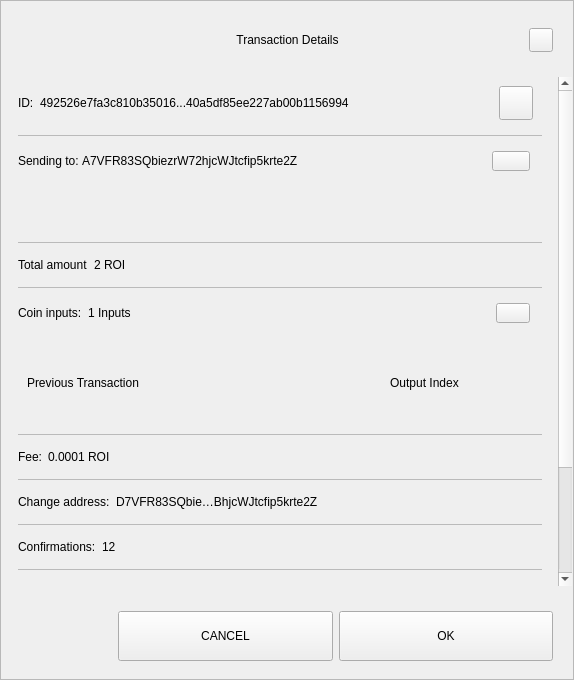
<?xml version="1.0" encoding="UTF-8"?>
<ui version="4.0">
 <class>TxDetailDialog</class>
 <widget class="QWidget" name="TxDetailDialog">
  <property name="geometry">
   <rect>
    <x>0</x>
    <y>0</y>
    <width>574</width>
    <height>680</height>
   </rect>
  </property>
  <property name="sizePolicy">
   <sizepolicy hsizetype="Preferred" vsizetype="Expanding">
    <horstretch>0</horstretch>
    <verstretch>0</verstretch>
   </sizepolicy>
  </property>
  <property name="minimumSize">
   <size>
    <width>574</width>
    <height>500</height>
   </size>
  </property>
  <property name="windowTitle">
   <string>Form</string>
  </property>
  <property name="styleSheet">
   <string notr="true"/>
  </property>
  <layout class="QVBoxLayout" name="verticalLayout_3">
   <property name="spacing">
    <number>0</number>
   </property>
   <property name="leftMargin">
    <number>0</number>
   </property>
   <property name="topMargin">
    <number>0</number>
   </property>
   <property name="rightMargin">
    <number>0</number>
   </property>
   <property name="bottomMargin">
    <number>0</number>
   </property>
   <item>
    <widget class="QFrame" name="frame">
     <property name="sizePolicy">
      <sizepolicy hsizetype="Preferred" vsizetype="Expanding">
       <horstretch>0</horstretch>
       <verstretch>0</verstretch>
      </sizepolicy>
     </property>
     <property name="styleSheet">
      <string notr="true"/>
     </property>
     <property name="frameShape">
      <enum>QFrame::StyledPanel</enum>
     </property>
     <property name="frameShadow">
      <enum>QFrame::Raised</enum>
     </property>
     <layout class="QVBoxLayout" name="verticalLayout">
      <property name="leftMargin">
       <number>0</number>
      </property>
      <property name="rightMargin">
       <number>0</number>
      </property>
      <item>
       <layout class="QHBoxLayout" name="horizontalLayout_3">
        <property name="spacing">
         <number>0</number>
        </property>
        <property name="leftMargin">
         <number>20</number>
        </property>
        <property name="topMargin">
         <number>10</number>
        </property>
        <property name="rightMargin">
         <number>20</number>
        </property>
        <item>
         <spacer name="horizontalSpacer_1">
          <property name="orientation">
           <enum>Qt::Horizontal</enum>
          </property>
          <property name="sizeHint" stdset="0">
           <size>
            <width>40</width>
            <height>20</height>
           </size>
          </property>
         </spacer>
        </item>
        <item>
         <widget class="QLabel" name="labelTitle">
          <property name="minimumSize">
           <size>
            <width>0</width>
            <height>40</height>
           </size>
          </property>
          <property name="maximumSize">
           <size>
            <width>16777215</width>
            <height>40</height>
           </size>
          </property>
          <property name="styleSheet">
           <string notr="true">padding-left:24px;</string>
          </property>
          <property name="text">
           <string>Transaction Details</string>
          </property>
          <property name="alignment">
           <set>Qt::AlignCenter</set>
          </property>
          <property name="margin">
           <number>7</number>
          </property>
         </widget>
        </item>
        <item>
         <spacer name="horizontalSpacer_2">
          <property name="orientation">
           <enum>Qt::Horizontal</enum>
          </property>
          <property name="sizeHint" stdset="0">
           <size>
            <width>40</width>
            <height>20</height>
           </size>
          </property>
         </spacer>
        </item>
        <item>
         <widget class="QPushButton" name="btnEsc">
          <property name="minimumSize">
           <size>
            <width>24</width>
            <height>24</height>
           </size>
          </property>
          <property name="maximumSize">
           <size>
            <width>24</width>
            <height>24</height>
           </size>
          </property>
          <property name="focusPolicy">
           <enum>Qt::NoFocus</enum>
          </property>
          <property name="text">
           <string/>
          </property>
         </widget>
        </item>
       </layout>
      </item>
      <item>
       <spacer name="verticalSpacer">
        <property name="orientation">
         <enum>Qt::Vertical</enum>
        </property>
        <property name="sizeType">
         <enum>QSizePolicy::Fixed</enum>
        </property>
        <property name="sizeHint" stdset="0">
         <size>
          <width>20</width>
          <height>10</height>
         </size>
        </property>
       </spacer>
      </item>
      <item>
       <widget class="QWidget" name="layoutScroll" native="true">
        <property name="minimumSize">
         <size>
          <width>0</width>
          <height>0</height>
         </size>
        </property>
        <layout class="QVBoxLayout" name="verticalLayout_4">
         <property name="leftMargin">
          <number>0</number>
         </property>
         <property name="topMargin">
          <number>0</number>
         </property>
         <property name="rightMargin">
          <number>0</number>
         </property>
         <item>
          <widget class="QScrollArea" name="scrollArea">
           <property name="styleSheet">
            <string notr="true">#scrollArea {
background:transparent;
}</string>
           </property>
           <property name="horizontalScrollBarPolicy">
            <enum>Qt::ScrollBarAlwaysOff</enum>
           </property>
           <property name="sizeAdjustPolicy">
            <enum>QAbstractScrollArea::AdjustIgnored</enum>
           </property>
           <property name="widgetResizable">
            <bool>true</bool>
           </property>
           <property name="alignment">
            <set>Qt::AlignLeading|Qt::AlignLeft|Qt::AlignTop</set>
           </property>
           <widget class="QWidget" name="scrollAreaWidgetContents">
            <property name="geometry">
             <rect>
              <x>0</x>
              <y>0</y>
              <width>556</width>
              <height>672</height>
             </rect>
            </property>
            <property name="autoFillBackground">
             <bool>false</bool>
            </property>
            <property name="styleSheet">
             <string notr="true">#scrollAreaWidgetContents {
background:transparent;
}</string>
            </property>
            <layout class="QVBoxLayout" name="verticalLayout_7">
             <property name="spacing">
              <number>0</number>
             </property>
             <property name="sizeConstraint">
              <enum>QLayout::SetDefaultConstraint</enum>
             </property>
             <property name="leftMargin">
              <number>0</number>
             </property>
             <property name="topMargin">
              <number>0</number>
             </property>
             <property name="rightMargin">
              <number>0</number>
             </property>
             <property name="bottomMargin">
              <number>0</number>
             </property>
             <item>
              <widget class="QWidget" name="content" native="true">
               <layout class="QVBoxLayout" name="verticalLayout_2">
                <property name="leftMargin">
                 <number>16</number>
                </property>
                <property name="topMargin">
                 <number>0</number>
                </property>
                <property name="rightMargin">
                 <number>16</number>
                </property>
                <item>
                 <widget class="QWidget" name="contentID" native="true">
                  <layout class="QHBoxLayout" name="horizontalLayout_12" stretch="0,1,0">
                   <property name="leftMargin">
                    <number>0</number>
                   </property>
                   <item>
                    <widget class="QLabel" name="labelId">
                     <property name="maximumSize">
                      <size>
                       <width>16777215</width>
                       <height>16777215</height>
                      </size>
                     </property>
                     <property name="text">
                      <string>ID:</string>
                     </property>
                    </widget>
                   </item>
                   <item>
                    <widget class="QLabel" name="textId">
                     <property name="text">
                      <string>492526e7fa3c810b35016...40a5df85ee227ab00b1156994</string>
                     </property>
                    </widget>
                   </item>
                   <item>
                    <widget class="QPushButton" name="pushCopy">
                     <property name="minimumSize">
                      <size>
                       <width>34</width>
                       <height>34</height>
                      </size>
                     </property>
                     <property name="maximumSize">
                      <size>
                       <width>34</width>
                       <height>34</height>
                      </size>
                     </property>
                     <property name="focusPolicy">
                      <enum>Qt::NoFocus</enum>
                     </property>
                     <property name="text">
                      <string/>
                     </property>
                     <property name="iconSize">
                      <size>
                       <width>24</width>
                       <height>24</height>
                      </size>
                     </property>
                    </widget>
                   </item>
                  </layout>
                 </widget>
                </item>
                <item>
                 <widget class="QLabel" name="labelDivider9">
                  <property name="maximumSize">
                   <size>
                    <width>16777215</width>
                    <height>1</height>
                   </size>
                  </property>
                  <property name="styleSheet">
                   <string notr="true">background-color:#bababa;</string>
                  </property>
                  <property name="text">
                   <string/>
                  </property>
                 </widget>
                </item>
                <item>
                 <widget class="QWidget" name="contentOutputs" native="true">
                  <layout class="QHBoxLayout" name="horizontalLayout_11" stretch="0,3,0">
                   <property name="spacing">
                    <number>0</number>
                   </property>
                   <property name="leftMargin">
                    <number>0</number>
                   </property>
                   <property name="rightMargin">
                    <number>12</number>
                   </property>
                   <item>
                    <widget class="QLabel" name="labelSend">
                     <property name="maximumSize">
                      <size>
                       <width>16777215</width>
                       <height>16777215</height>
                      </size>
                     </property>
                     <property name="text">
                      <string>Sending to: </string>
                     </property>
                    </widget>
                   </item>
                   <item>
                    <widget class="QLabel" name="textSend">
                     <property name="text">
                      <string>A7VFR83SQbiezrW72hjcWJtcfip5krte2Z </string>
                     </property>
                    </widget>
                   </item>
                   <item>
                    <widget class="QPushButton" name="pushOutputs">
                     <property name="minimumSize">
                      <size>
                       <width>34</width>
                       <height>20</height>
                      </size>
                     </property>
                     <property name="maximumSize">
                      <size>
                       <width>38</width>
                       <height>20</height>
                      </size>
                     </property>
                     <property name="focusPolicy">
                      <enum>Qt::NoFocus</enum>
                     </property>
                     <property name="styleSheet">
                      <string notr="true"/>
                     </property>
                     <property name="text">
                      <string/>
                     </property>
                    </widget>
                   </item>
                  </layout>
                 </widget>
                </item>
                <item>
                 <widget class="QScrollArea" name="outputsScrollArea">
                  <property name="minimumSize">
                   <size>
                    <width>0</width>
                    <height>50</height>
                   </size>
                  </property>
                  <property name="styleSheet">
                   <string notr="true">#outputsScrollArea {
background:transparent;
}</string>
                  </property>
                  <property name="widgetResizable">
                   <bool>true</bool>
                  </property>
                  <widget class="QWidget" name="container_outputs_base">
                   <property name="geometry">
                    <rect>
                     <x>0</x>
                     <y>0</y>
                     <width>522</width>
                     <height>48</height>
                    </rect>
                   </property>
                   <property name="styleSheet">
                    <string notr="true">#container_outputs_base {
background:transparent;
}</string>
                   </property>
                  </widget>
                 </widget>
                </item>
                <item>
                 <widget class="QLabel" name="labelDivider8">
                  <property name="maximumSize">
                   <size>
                    <width>16777215</width>
                    <height>1</height>
                   </size>
                  </property>
                  <property name="styleSheet">
                   <string notr="true">background-color:#bababa;</string>
                  </property>
                  <property name="text">
                   <string/>
                  </property>
                 </widget>
                </item>
                <item>
                 <widget class="QWidget" name="contentAmount" native="true">
                  <layout class="QHBoxLayout" name="horizontalLayout_4" stretch="0,1">
                   <property name="leftMargin">
                    <number>0</number>
                   </property>
                   <item>
                    <widget class="QLabel" name="labelAmount">
                     <property name="maximumSize">
                      <size>
                       <width>16777215</width>
                       <height>16777215</height>
                      </size>
                     </property>
                     <property name="text">
                      <string>Total amount</string>
                     </property>
                    </widget>
                   </item>
                   <item>
                    <widget class="QLabel" name="textAmount">
                     <property name="text">
                      <string>2 ROI</string>
                     </property>
                    </widget>
                   </item>
                  </layout>
                 </widget>
                </item>
                <item>
                 <widget class="QLabel" name="labelDivider6">
                  <property name="maximumSize">
                   <size>
                    <width>16777215</width>
                    <height>1</height>
                   </size>
                  </property>
                  <property name="styleSheet">
                   <string notr="true">background-color:#bababa;</string>
                  </property>
                  <property name="text">
                   <string/>
                  </property>
                 </widget>
                </item>
                <item>
                 <widget class="QWidget" name="contentInputs" native="true">
                  <layout class="QHBoxLayout" name="horizontalLayout" stretch="0,2,0">
                   <property name="leftMargin">
                    <number>0</number>
                   </property>
                   <property name="rightMargin">
                    <number>12</number>
                   </property>
                   <item>
                    <widget class="QLabel" name="labelInputs">
                     <property name="sizePolicy">
                      <sizepolicy hsizetype="Minimum" vsizetype="Preferred">
                       <horstretch>0</horstretch>
                       <verstretch>0</verstretch>
                      </sizepolicy>
                     </property>
                     <property name="maximumSize">
                      <size>
                       <width>16777215</width>
                       <height>16777215</height>
                      </size>
                     </property>
                     <property name="text">
                      <string>Coin inputs:</string>
                     </property>
                    </widget>
                   </item>
                   <item>
                    <widget class="QLabel" name="textInputs">
                     <property name="text">
                      <string>1 Inputs</string>
                     </property>
                    </widget>
                   </item>
                   <item>
                    <widget class="QPushButton" name="pushInputs">
                     <property name="maximumSize">
                      <size>
                       <width>34</width>
                       <height>20</height>
                      </size>
                     </property>
                     <property name="focusPolicy">
                      <enum>Qt::NoFocus</enum>
                     </property>
                     <property name="styleSheet">
                      <string notr="true"/>
                     </property>
                     <property name="text">
                      <string/>
                     </property>
                    </widget>
                   </item>
                  </layout>
                 </widget>
                </item>
                <item>
                 <widget class="QFrame" name="gridInputs">
                  <property name="sizePolicy">
                   <sizepolicy hsizetype="Preferred" vsizetype="MinimumExpanding">
                    <horstretch>0</horstretch>
                    <verstretch>0</verstretch>
                   </sizepolicy>
                  </property>
                  <property name="minimumSize">
                   <size>
                    <width>0</width>
                    <height>90</height>
                   </size>
                  </property>
                  <layout class="QGridLayout" name="gridLayoutInput" columnstretch="5,2" rowminimumheight="0">
                   <property name="sizeConstraint">
                    <enum>QLayout::SetMaximumSize</enum>
                   </property>
                   <property name="verticalSpacing">
                    <number>0</number>
                   </property>
                   <item row="0" column="0" alignment="Qt::AlignLeft">
                    <widget class="QLabel" name="labelTitlePrevTx">
                     <property name="text">
                      <string>Previous Transaction</string>
                     </property>
                    </widget>
                   </item>
                   <item row="0" column="1" alignment="Qt::AlignLeft">
                    <widget class="QLabel" name="labelOutputIndex">
                     <property name="text">
                      <string>Output Index</string>
                     </property>
                     <property name="alignment">
                      <set>Qt::AlignCenter</set>
                     </property>
                    </widget>
                   </item>
                  </layout>
                 </widget>
                </item>
                <item>
                 <widget class="QLabel" name="labelDivider1">
                  <property name="maximumSize">
                   <size>
                    <width>16777215</width>
                    <height>1</height>
                   </size>
                  </property>
                  <property name="styleSheet">
                   <string notr="true">background-color:#bababa;</string>
                  </property>
                  <property name="text">
                   <string/>
                  </property>
                 </widget>
                </item>
                <item>
                 <widget class="QWidget" name="contentFee" native="true">
                  <layout class="QHBoxLayout" name="horizontalLayout_7" stretch="0,1">
                   <property name="leftMargin">
                    <number>0</number>
                   </property>
                   <item>
                    <widget class="QLabel" name="labelFee">
                     <property name="maximumSize">
                      <size>
                       <width>16777215</width>
                       <height>16777215</height>
                      </size>
                     </property>
                     <property name="text">
                      <string>Fee:</string>
                     </property>
                    </widget>
                   </item>
                   <item>
                    <widget class="QLabel" name="textFee">
                     <property name="text">
                      <string>0.0001 ROI</string>
                     </property>
                    </widget>
                   </item>
                  </layout>
                 </widget>
                </item>
                <item>
                 <widget class="QLabel" name="labelDivider2">
                  <property name="maximumSize">
                   <size>
                    <width>16777215</width>
                    <height>1</height>
                   </size>
                  </property>
                  <property name="styleSheet">
                   <string notr="true">background-color:#bababa;</string>
                  </property>
                  <property name="text">
                   <string/>
                  </property>
                 </widget>
                </item>
                <item>
                 <widget class="QWidget" name="contentChangeAddress" native="true">
                  <layout class="QHBoxLayout" name="horizontalLayout_6" stretch="0,1">
                   <property name="leftMargin">
                    <number>0</number>
                   </property>
                   <item>
                    <widget class="QLabel" name="labelChange">
                     <property name="maximumSize">
                      <size>
                       <width>16777215</width>
                       <height>16777215</height>
                      </size>
                     </property>
                     <property name="text">
                      <string>Change address:</string>
                     </property>
                    </widget>
                   </item>
                   <item>
                    <widget class="QLabel" name="textChange">
                     <property name="text">
                      <string>D7VFR83SQbie…BhjcWJtcfip5krte2Z </string>
                     </property>
                    </widget>
                   </item>
                  </layout>
                 </widget>
                </item>
                <item>
                 <widget class="QLabel" name="labelDivider4">
                  <property name="maximumSize">
                   <size>
                    <width>16777215</width>
                    <height>1</height>
                   </size>
                  </property>
                  <property name="styleSheet">
                   <string notr="true">background-color:#bababa;</string>
                  </property>
                  <property name="text">
                   <string/>
                  </property>
                 </widget>
                </item>
                <item>
                 <widget class="QWidget" name="contentConfirmations" native="true">
                  <layout class="QHBoxLayout" name="horizontalLayout_8" stretch="0,1">
                   <property name="leftMargin">
                    <number>0</number>
                   </property>
                   <item>
                    <widget class="QLabel" name="labelConfirmations">
                     <property name="maximumSize">
                      <size>
                       <width>16777215</width>
                       <height>16777215</height>
                      </size>
                     </property>
                     <property name="text">
                      <string>Confirmations:</string>
                     </property>
                    </widget>
                   </item>
                   <item>
                    <widget class="QLabel" name="textConfirmations">
                     <property name="text">
                      <string>12</string>
                     </property>
                    </widget>
                   </item>
                  </layout>
                 </widget>
                </item>
                <item>
                 <widget class="QLabel" name="labelDivider7">
                  <property name="maximumSize">
                   <size>
                    <width>16777215</width>
                    <height>1</height>
                   </size>
                  </property>
                  <property name="styleSheet">
                   <string notr="true">background-color:#bababa;</string>
                  </property>
                  <property name="text">
                   <string/>
                  </property>
                 </widget>
                </item>
                <item>
                 <widget class="QWidget" name="contentSize" native="true">
                  <layout class="QHBoxLayout" name="horizontalLayout_9" stretch="0,1">
                   <property name="leftMargin">
                    <number>0</number>
                   </property>
                   <item>
                    <widget class="QLabel" name="labelSize">
                     <property name="maximumSize">
                      <size>
                       <width>16777215</width>
                       <height>16777215</height>
                      </size>
                     </property>
                     <property name="text">
                      <string>Size:</string>
                     </property>
                    </widget>
                   </item>
                   <item>
                    <widget class="QLabel" name="textSize">
                     <property name="text">
                      <string>2 kB</string>
                     </property>
                    </widget>
                   </item>
                  </layout>
                 </widget>
                </item>
                <item>
                 <widget class="QLabel" name="labelDivider3">
                  <property name="maximumSize">
                   <size>
                    <width>16777215</width>
                    <height>1</height>
                   </size>
                  </property>
                  <property name="styleSheet">
                   <string notr="true">background-color:#bababa;</string>
                  </property>
                  <property name="text">
                   <string/>
                  </property>
                 </widget>
                </item>
                <item>
                 <widget class="QWidget" name="contentDate" native="true">
                  <layout class="QHBoxLayout" name="horizontalLayout_5" stretch="0,1">
                   <property name="leftMargin">
                    <number>0</number>
                   </property>
                   <item>
                    <widget class="QLabel" name="labelDate">
                     <property name="maximumSize">
                      <size>
                       <width>16777215</width>
                       <height>16777215</height>
                      </size>
                     </property>
                     <property name="text">
                      <string>Date:</string>
                     </property>
                    </widget>
                   </item>
                   <item>
                    <widget class="QLabel" name="textDate">
                     <property name="text">
                      <string>May 25, 2017</string>
                     </property>
                    </widget>
                   </item>
                  </layout>
                 </widget>
                </item>
                <item>
                 <widget class="QLabel" name="labelDivider5">
                  <property name="maximumSize">
                   <size>
                    <width>16777215</width>
                    <height>1</height>
                   </size>
                  </property>
                  <property name="styleSheet">
                   <string notr="true">background-color:#bababa;</string>
                  </property>
                  <property name="text">
                   <string/>
                  </property>
                 </widget>
                </item>
                <item>
                 <widget class="QWidget" name="contentStatus" native="true">
                  <layout class="QHBoxLayout" name="horizontalLayout_10" stretch="0,1">
                   <property name="leftMargin">
                    <number>0</number>
                   </property>
                   <item>
                    <widget class="QLabel" name="labelStatus">
                     <property name="maximumSize">
                      <size>
                       <width>16777215</width>
                       <height>16777215</height>
                      </size>
                     </property>
                     <property name="text">
                      <string>Status:</string>
                     </property>
                    </widget>
                   </item>
                   <item>
                    <widget class="QLabel" name="textStatus">
                     <property name="text">
                      <string>Spendable</string>
                     </property>
                    </widget>
                   </item>
                  </layout>
                 </widget>
                </item>
                <item>
                 <spacer name="verticalSpacer_2">
                  <property name="orientation">
                   <enum>Qt::Vertical</enum>
                  </property>
                  <property name="sizeType">
                   <enum>QSizePolicy::Expanding</enum>
                  </property>
                  <property name="sizeHint" stdset="0">
                   <size>
                    <width>20</width>
                    <height>10</height>
                   </size>
                  </property>
                 </spacer>
                </item>
                <item>
                 <widget class="QLabel" name="labelWarning">
                  <property name="text">
                   <string>TextLabel</string>
                  </property>
                  <property name="alignment">
                   <set>Qt::AlignCenter</set>
                  </property>
                 </widget>
                </item>
               </layout>
              </widget>
             </item>
            </layout>
           </widget>
          </widget>
         </item>
        </layout>
       </widget>
      </item>
      <item>
       <widget class="QWidget" name="containerButtons" native="true">
        <layout class="QHBoxLayout" name="horizontalLayout1" stretch="1,2,2">
         <property name="leftMargin">
          <number>10</number>
         </property>
         <property name="rightMargin">
          <number>20</number>
         </property>
         <item>
          <spacer name="horizontalSpacer_3">
           <property name="orientation">
            <enum>Qt::Horizontal</enum>
           </property>
           <property name="sizeHint" stdset="0">
            <size>
             <width>40</width>
             <height>20</height>
            </size>
           </property>
          </spacer>
         </item>
         <item>
          <widget class="QPushButton" name="btnCancel">
           <property name="minimumSize">
            <size>
             <width>200</width>
             <height>50</height>
            </size>
           </property>
           <property name="focusPolicy">
            <enum>Qt::NoFocus</enum>
           </property>
           <property name="text">
            <string>CANCEL</string>
           </property>
          </widget>
         </item>
         <item>
          <widget class="QPushButton" name="btnSave">
           <property name="minimumSize">
            <size>
             <width>200</width>
             <height>50</height>
            </size>
           </property>
           <property name="focusPolicy">
            <enum>Qt::NoFocus</enum>
           </property>
           <property name="text">
            <string>OK</string>
           </property>
          </widget>
         </item>
        </layout>
       </widget>
      </item>
     </layout>
    </widget>
   </item>
  </layout>
 </widget>
 <resources/>
 <connections/>
</ui>
